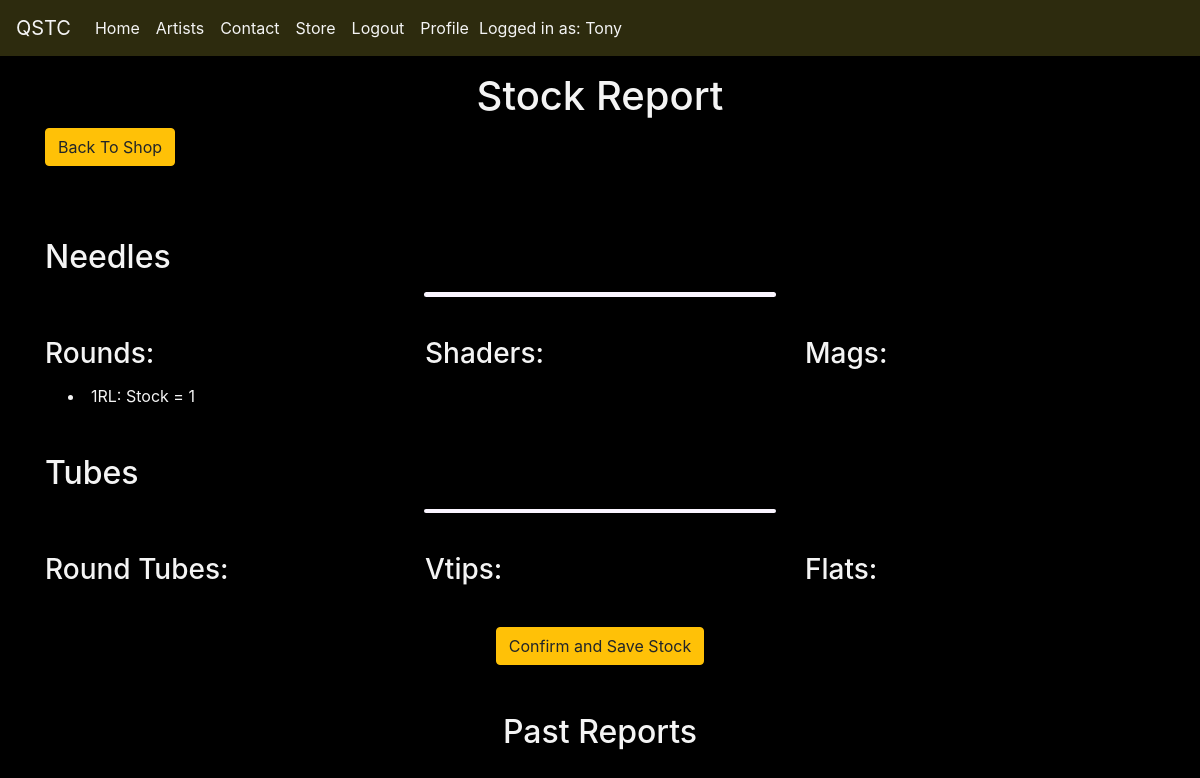
The page /shop/get_all_stock/ (signed in) on the database as committed earlier.
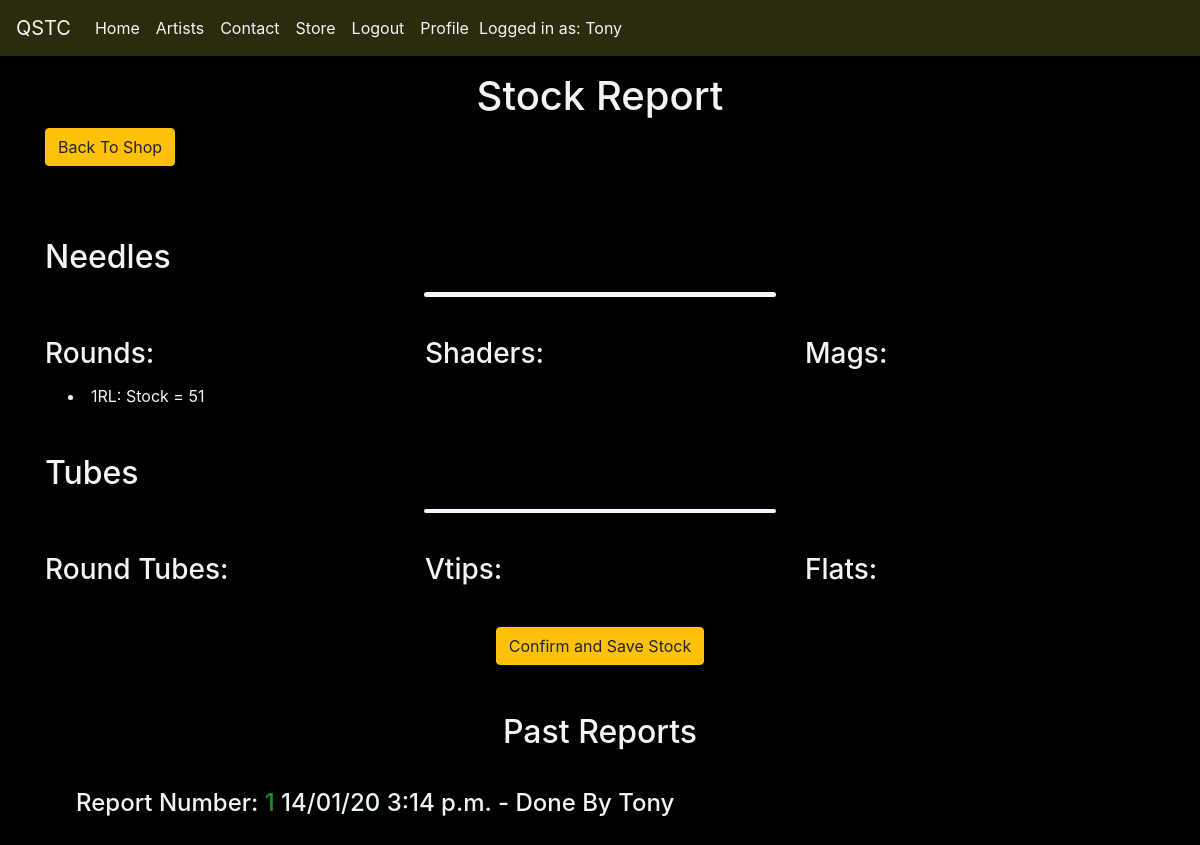
The same page on the database as committed later.
### shop/models.py (models this page shows, shortened)
class Round(models.Model):
    name = models.CharField(max_length=50)
    size = models.IntegerField()
    liner = models.CharField(max_length=32, choices=liner_choices, default=RL)
    ton = models.CharField(max_length=20, choices=NT_CHOICES, default=Needles)
    stock = models.IntegerField()

class StockReport(models.Model):
    date = models.DateTimeField(auto_now=True)
    done_by = models.ForeignKey(Profile, related_name='reports', on_delete=models.PROTECT)

### accounts/models.py (models this page shows)
class Profile(models.Model):
    user = models.OneToOneField(User, on_delete=models.CASCADE)
    staff_access = models.BooleanField(default=False)
    def __str__(self):
        return "{0}".format(self.user)

### shop/views.py (the view)
# urls.py: path("get_all_stock/", get_all_stock, name="get_all_stock"),
@login_required()
def get_all_stock(request):
    if request.user.profile.staff_access:
        rounds = Round.objects.values("name", "stock").order_by("name")
        shaders = Shader.objects.values("name", "stock").order_by("name")
        mags = Mag.objects.values("name", "stock").order_by("name")
        tubes = RoundTube.objects.values("name", "stock").order_by("name")
        vtips = Vtip.objects.values("name", "stock").order_by("name")
        flats = Flat.objects.values("name", "stock").order_by("name")
        reports = StockReport.objects.order_by("-date")
        return render(
            request,
            "stock.html",
            {
                "rounds": rounds,
                "shaders": shaders,
                "mags": mags,
                "tubes": tubes,
                "vtips": vtips,
                "flats": flats,
                "reports": reports,
            },
        )
    else:
        messages.error(
            request, "You Don't Have The Required Permissions", extra_tags="alert"
        )
        return redirect("index")

### shop/templates/stock.html (shortened to what this page needs)
{% extends 'base.html' %} {% load static %} {% block page_title %} QTSC - Stock {% endblock %} {% block content %}
<h1 class="text-center">Stock Report</h1>
<a href="{% url 'shop' %}" role="button" class="btn btn-warning" id="back" aria-disabled="false">Back To Shop</a>
<br>
<br>
<br>
<br>
<h2>Needles</h2>
<hr class="bar-thin">
<br>
<div class="row">
    <div class="col-4">
        <h3>Rounds:</h3>
        <ul>
            {% for r in rounds %}
            <li class="list-padding">
                {{ r.name }}: Stock = {{ r.stock }}
            </li>
            {% endfor %}
        </ul>
    </div>
    <br>
    <br>
    <div class="col-4">
        <h3>Shaders:</h3>
    </div>
    <br>
    <br>
    <div class="col-4">
        <h3>Mags:</h3>
    </div>
</div>
<br>
<h2>Tubes</h2>
<hr class="bar-thin">
<br>
<div class="row">
    <div class="col-4">
        <h3>Round Tubes:</h3>
    </div>
    <br>
    <br>
    <div class="col-4">
        <h3>Vtips:</h3>
    </div>
    <br>
    <br>
    <div class="col-4">
        <h3>Flats:</h3>
    </div>
</div>
<br>
<div class="text-center">
    <a href="{% url 'save_stock_report' %}" role="button" class="btn btn-warning" id="all-stock" aria-disabled="false">Confirm and Save Stock</a>
</div>
<br>
<br>
<h2 class="text-center">Past Reports</h2>
<br>
<div class="row">
    <ul class="report-list">
        {% for r in reports %}
        <li class="list-padding">
            <h4>Report Number: <a href="{% url 'check_report' r.id %}">{{ r.id }} <span class="report-datetime"> {{ r.date|date:"d/m/y" }} {{ r.date|time }} </span></a> - Done By {{ r.done_by }}</h4>
        </li>
        {% endfor %}
    </ul>
</div>
{% endblock %}

### templates/base.html (shortened to what this page needs)
{% load staticfiles %}
<!DOCTYPE html>
<html lang="en">
<head>
    <link rel="stylesheet" href="https://stackpath.bootstrapcdn.com/bootstrap/4.3.1/css/bootstrap.min.css">
    <link rel="stylesheet" href="{% static 'css/styles.css' %}?v=2.40" type="text/css" />
</head>
<body>
    <nav class="navbar navbar-expand-lg nav-bg fixed-top">
        <a class="navbar-brand" href="{% url 'index' %}">QSTC</a>
        <div class="collapse navbar-collapse" id="navbarNav">
            <ul class="navbar-nav">
                <li class="nav-item">
                    <a class="nav-link" href="{% url 'index' %}">Home</a>
                </li>
                <li class="nav-item">
                    <a class="nav-link" href="{% url 'artists' %}">Artists</a>
                </li>
                <li class="nav-item">
                    <a class="nav-link" href="#">Contact</a>
                </li>
                {% if user.profile.staff_access %}
                <li class="nav-item">
                    <a class="nav-link" href="{% url 'shop' %}">Store</a>
                </li>
                {% endif %} {% if user.is_authenticated %}
                <li class="nav-item">
                    <a class="nav-link" href="{% url 'logout' %}">Logout</a>
                </li>
                <li class="nav-item">
                    <a class="nav-link" href="{% url 'profile' %}">Profile</a>
                </li>
                <li class="nav-item logged-in">Logged in as: <span class="capitalize">{{user}}</span></li>
                {% endif %}
            </ul>
        </div>
    </nav>
    <div class="bg">
        <br>
        <br>
        <br>
        <div class="container">
             {% block content %} {% endblock %}
        </div>
    </div>
</body>

### static/css/styles.css (style rules this page uses)
.bg { background-color: black; color: #f4f4f4; height: 100%; }
.nav-bg { background-color: #2d2b0e; }
.nav-bg a { color: #f4f4f4; }
.logged-in { color: #f4f4f4; margin: 8px 2px; }
.list-padding { padding: 6px; }
.report-list { list-style-type: none; }
.report-links a, .report-list a { color: forestgreen; transition: all 0.35s ease-in-out; -moz-transition: all 0.35s ease-in-out; -webkit-transition: all 0.35s ease-in-out; -o-transition: all 0.35s ease-in-out; }
.report-datetime { color: #ecf4f4; }
.bar-thin { background-color: #faf5ff; height: 2.5px; width: 350px; border-radius: 7px 7px 7px 7px; border: 1px; padding: 1px; }

Rows that differ between the two databases and show on the page:
changed Round "1RL": stock "1" → "51"
added StockReport: id "1", date "14/01/20", date "3:14 p.m.", done_by "Tony"
